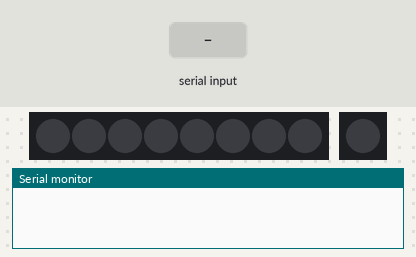
The sketch below on a simulated Arduino Uno, built with avr-gcc and run on an emulated ATmega328P. Parts: 8 RGB LEDs in strip order, left to right, 1 RGB LEDs in strip order, left to right, the last lines printed to the serial monitor. The inputs (shaded band) are chosen by the test bench. Dim RGB values are drawn brighter than linear.

Above: at 1.2 s.
1.3 s: "5" received over the second serial link
At 1.47 s:
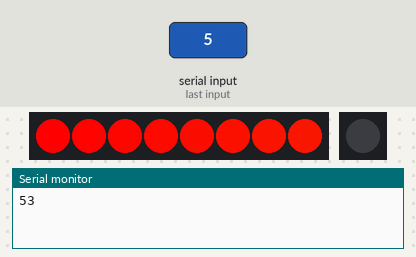
3.7 s: "5" received over the second serial link
At 4.55 s:
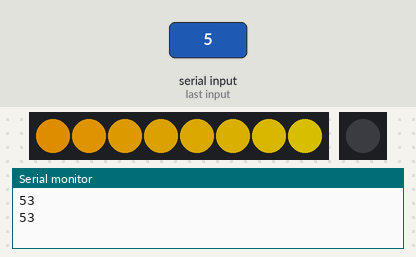
6.7 s: "4" received over the second serial link
At 7.7 s:
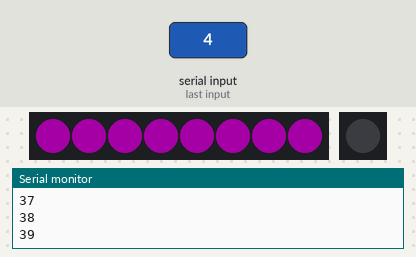
8.3 s: "3" received over the second serial link
At 9.5 s:
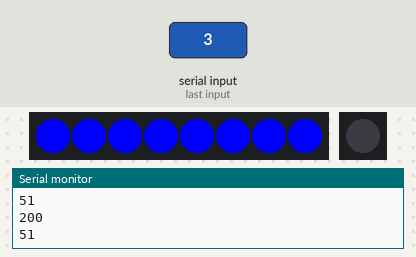
9.8 s: "1" received over the second serial link
At 11.0 s:
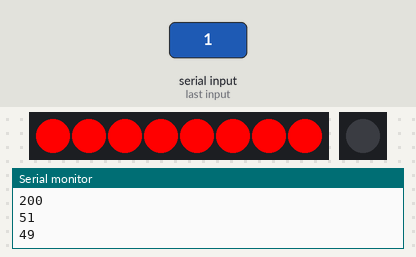
11.3 s: "2" received over the second serial link
At 12.0 s:
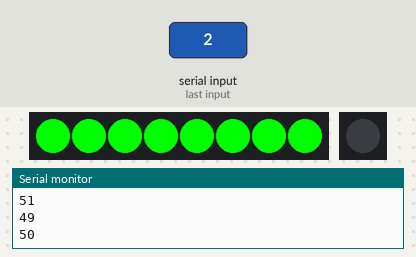
Timing chart, 0 to 13.8 s (numbered marks = the images above; inputs shaded):
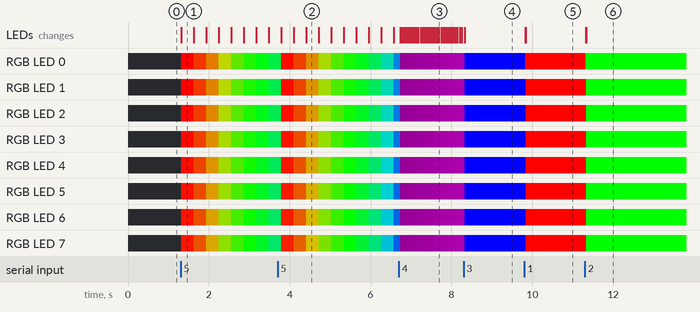

The sketch:

bt_test_ft_neopixels.ino
```cpp
#include <Adafruit_NeoPixel.h>
#include <SoftwareSerial.h>
SoftwareSerial BT(8, 9);
// creates a "virtual" serial port/UART
// connect BT module TX to D10
// connect BT module RX to D11
// connect BT Vcc to 5V, GND to GND

Adafruit_NeoPixel pixels = Adafruit_NeoPixel(8, 4, NEO_GRB + NEO_KHZ800);
Adafruit_NeoPixel pixel = Adafruit_NeoPixel(1, 3, NEO_GRB + NEO_KHZ800);

char b; // stores incoming character from other device
int a; // stores incoming character from other device


void setup()
{
  pixels.begin();
  pixel.begin();
  pixels.show();
  pixel.show();
  // set the data rate for the SoftwareSerial port
  BT.begin(9600);
  // Send test message to other device
  BT.println("Hello from Arduino");
  Serial.begin(9600);
}
void loop()
{
  if (BT.available()) {
    BT.print("received ");
    b=(BT.read());

    if(isDigit(b)){
      a=b;
      BT.println(a);
      Serial.println(a);
    }

  }

switch(a){

case 49:
solidcolor(255,0,0,8);


break;
case 50:
solidcolor(0,255,0,8);

break;
case 51:
solidcolor(0,0,255,8);

break;
case 52:
rgbFadeInAndOut(255,0,255,50);

break;
case 53:
rainbow(20);

break;
default:
solidcolor(0,0,0,8);

break;
}
}

//for simple solid color
void solidcolor( int red,int green,int blue,int NUM){

for(int i=0;i<NUM;i++){

    // pixels.Color takes RGB values, from 0,0,0 up to 255,255,255
    pixels.setPixelColor(i, pixels.Color(red,green,blue)); // Moderately bright green color.

    pixels.show(); // This sends the updated pixel color to the hardware.

    delay(1); // Delay for a period of time (in milliseconds).

  }

}

//fade in and out effect
void rgbFadeInAndOut(uint8_t red, uint8_t green, uint8_t blue, uint8_t wait) {
  for(uint8_t b = 20; b <200; b++) {
     for(uint8_t i=0; i < pixels.numPixels(); i++) {
        pixels.setPixelColor(i, red * b/255, green * b/255, blue * b/255);
     }

     pixels.show();
     Serial.println(b);
     if (BT.available()) {
        break;
       }
     delay(wait);
  };

  for(uint8_t b=200; b > 20; b--) {
     for(uint8_t i = 0; i < pixels.numPixels(); i++) {
        pixels.setPixelColor(i, red * b/255, green * b/255, blue * b/255);
     }
     pixels.show();
     Serial.println(b);
     if (BT.available()) {
        break;
       }
     delay(wait);
  }
}


void rainbow(uint8_t wait) { //koska sateenkaari
  uint16_t i, j;

  for(j=0; j<256; j++) {
    for(i=0; i<pixels.numPixels(); i++) {
      pixels.setPixelColor(i, Wheel((i+j) & 255));
    }
    pixels.show();
    if (BT.available()) { //to break loop if new bluetooth instruction is available
        break;
       }
    delay(wait);
  }
}

uint32_t Wheel(byte WheelPos) {
  WheelPos = 255 - WheelPos;
  if(WheelPos < 85) {
    return pixels.Color(255 - WheelPos * 3, 0, WheelPos * 3);
  }
  if(WheelPos < 170) {
    WheelPos -= 85;
    return pixels.Color(0, WheelPos * 3, 255 - WheelPos * 3);
  }
  WheelPos -= 170;
  return pixels.Color(WheelPos * 3, 255 - WheelPos * 3, 0);
}
```

Measured:
- after the input at 6.7 s, the LEDs: first change at once (image 3 shows a later state)
- after the input at 8.3 s, the LEDs: change at once (image 4)
- after the input at 9.8 s, RGB LED 0–7: RGB(0, 0, 255) → RGB(255, 0, 0) at once; the LEDs: first change at once (image 5 shows a later state)
- after the input at 11.3 s, RGB LED 0–7: RGB(255, 0, 0) → RGB(0, 255, 0) at once; the LEDs: first change at once (image 6 shows a later state)
